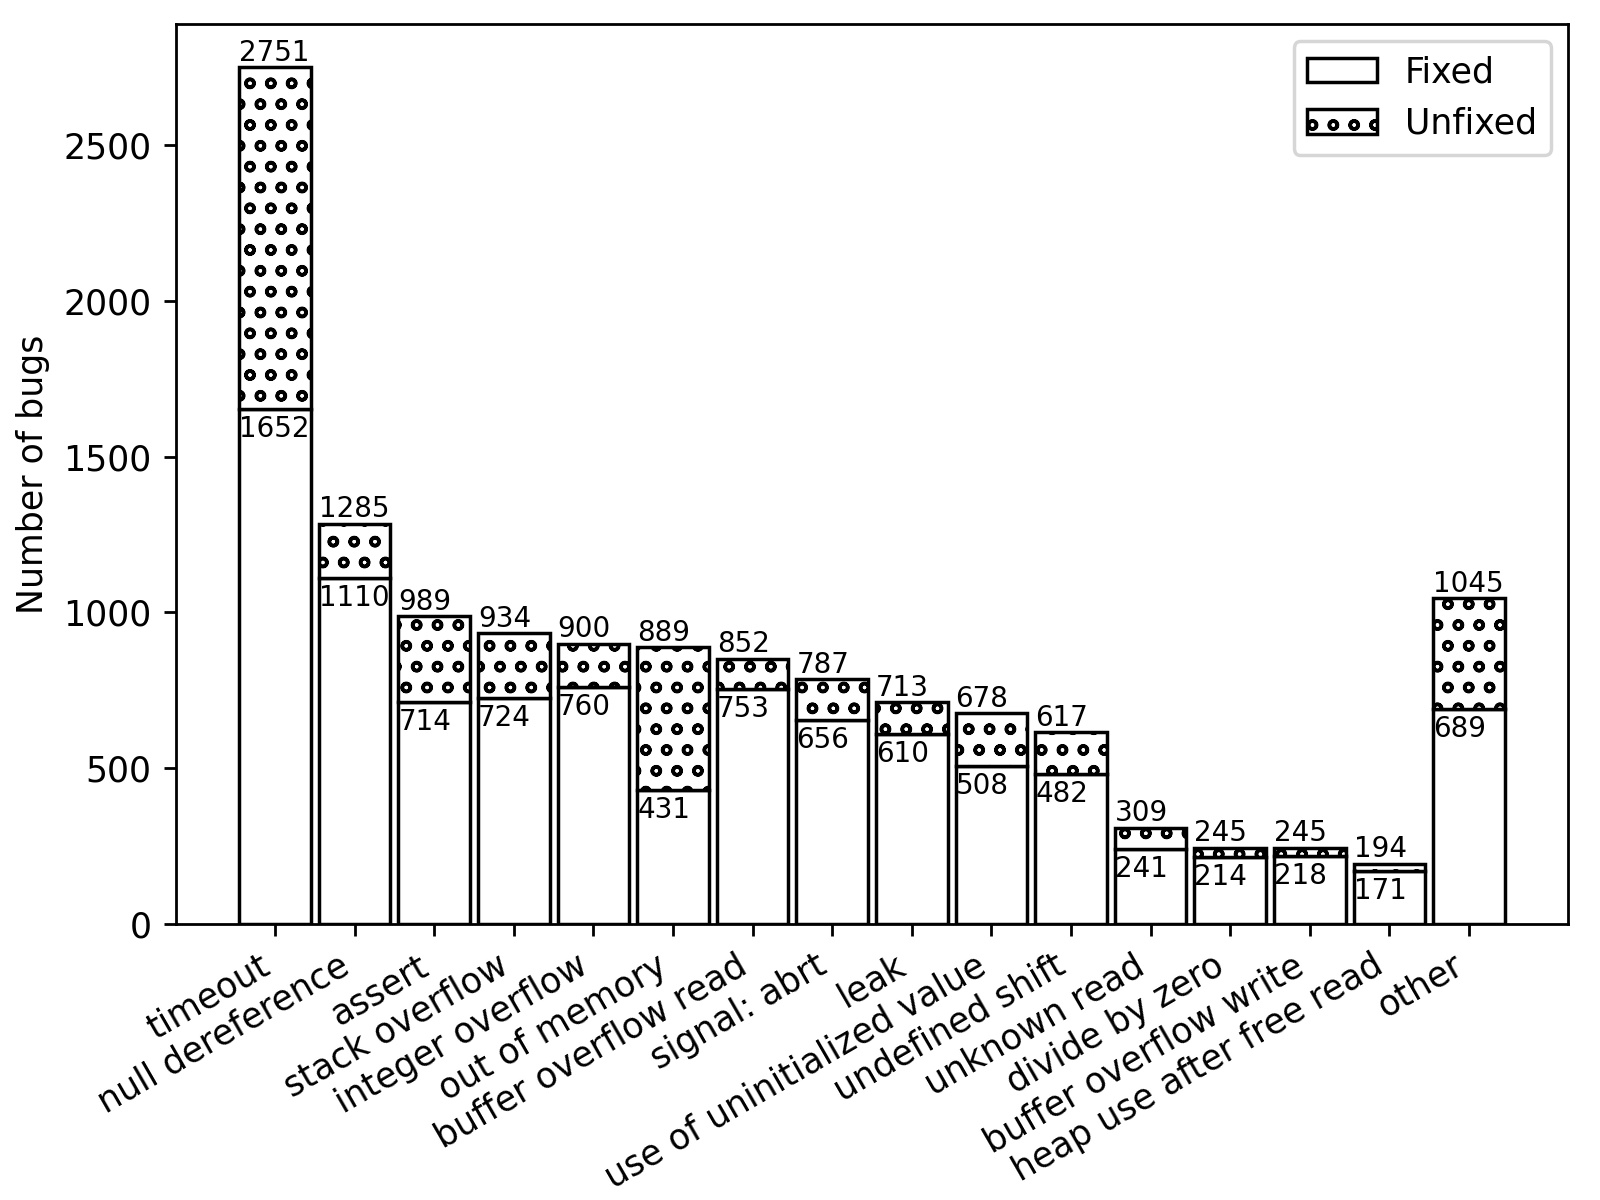

Reproduce this figure in Python.
import matplotlib.pyplot as plt

from scraped_issues_stats.utils import *

CrashType = str
def preprocess_crash_type(raw_crash_type: str) -> CrashType:
    # Normalize case and separator token (use spaces instead of dashes)
    crash_type = raw_crash_type.lower().replace('-', ' ').strip()
    # Normalize whitespace (convert multiple spaces to single space)
    crash_type = ' '.join(crash_type.split())

    # remove numerical (decimal or hex) or '{*}' suffixes
    parts = crash_type.rsplit(' ', 1)
    if len(parts) > 1:
        last_part = parts[-1]
        if last_part == '{*}' or last_part.isnumeric() or last_part.startswith('0x'):
            crash_type = parts[0]

    # empty string crash type is unknown
    if crash_type == '':
        return 'unknown'

    if crash_type == 'read' or crash_type == 'unknown crash read':
        return 'unknown read'
    if crash_type == 'write' or crash_type == 'unknown crash write':
        return 'unknown write'

    ambiguous_signal_crash_types = ['unknown signal', 'fatal signal']
    if crash_type in ambiguous_signal_crash_types:
        return f'signal: unknown'

    signal_crash_types = ['abrt', 'bus', 'ill']
    if crash_type in signal_crash_types:
        return f'signal: {crash_type}'
    if crash_type == 'abrt on unknown address':
        return 'signal: abrt'

    if 'timeout' in crash_type or crash_type == 'hang':
        return 'timeout'

    if 'out of memory' in crash_type:
        return 'out of memory'

    # Go is memory safe, so bad indexing shouldn't lead to buffer overflows
    if crash_type == 'index out of range':
        return 'index out of range in Go'

    # Normalize the flavors (heap, stack, global) of buffer overflows
    # Keep overflow reads and writes separate due to differing security impacts
    # UBSAN's index out of bounds doesn't specify whether it's read or write
    if crash_type == 'index out of bounds':
        return 'buffer overflow static bounds'
    if 'buffer' in crash_type and ('overflow' in crash_type or 'underflow' in crash_type):
        if 'read' in crash_type:
            return 'buffer overflow read'
        elif 'write' in crash_type:
            return 'buffer overflow write'
        else:
            return 'buffer overflow unknown'

    if crash_type == 'direct leak' or crash_type == 'indirect leak':
        return 'leak'

    if 'integer overflow' in crash_type:
        return 'integer overflow'

    if 'divide by zero' in crash_type:
        return 'divide by zero'

    # Normalize between read/write null dereferences
    if 'null dereference' in crash_type or 'null reference' in crash_type:
        return 'null dereference'

    # catch all case
    return crash_type


def group_by_crash_type(oss_fuzz_bugs: OSSFuzzBugIssues) -> Dict[CrashType, Collection[Issue]]:
    return group_by(oss_fuzz_bugs,
                    lambda issue: preprocess_crash_type(issue.oss_fuzz_bug_report.crash_type))


def generate_crash_type_visual(oss_fuzz_bugs: OSSFuzzBugIssues):
    from scraped_issues_stats.timeline import get_fix_timeline_stats
    nums_unfixed_bugs: List[int] = list()
    nums_fixed_bugs: List[int] = list()
    xlabels: List[str] = list()

    bugs_by_crash_type = group_by_crash_type(oss_fuzz_bugs)
    crash_types = list(bugs_by_crash_type.keys())
    crash_types.sort(key=lambda ct: -1 * len(bugs_by_crash_type[ct]))

    # keep the top N most common crash types, aggregate the rest
    N = 15
    other_crash_types = crash_types[N:]
    bugs_with_other_ct: List[Issue] = list()
    for other_ct in other_crash_types:
        bugs_with_other_ct.extend(bugs_by_crash_type[other_ct])
        del bugs_by_crash_type[other_ct]
        crash_types.remove(other_ct)
    bugs_by_crash_type['other'] = bugs_with_other_ct
    crash_types.append('other')

    for crash_tp in crash_types:
        bugs = bugs_by_crash_type[crash_tp]
        n_bugs = len(bugs)
        unfixed_bugs = get_fix_timeline_stats(bugs)[1]
        n_unfixed_bugs = len(unfixed_bugs)
        n_fixed_bugs = n_bugs - n_unfixed_bugs
        nums_unfixed_bugs.append(n_unfixed_bugs)
        nums_fixed_bugs.append(n_fixed_bugs)
        xlabels.append(crash_tp)

    # make the bar graph
    bar_width=0.9
    fixed_bars = plt.bar(xlabels, nums_fixed_bugs,
                         width=bar_width, color="white", edgecolor="black")
    unfixed_bars = plt.bar(xlabels, nums_unfixed_bugs, bottom=nums_fixed_bugs,
                           width=bar_width, color="white", edgecolor="black", hatch="oo")
    plt.ylabel('Number of bugs')
    plt.xticks(rotation=30, ha='right')
    plt.legend((fixed_bars, unfixed_bars), ("Fixed", "Unfixed"))

    # add exact numbers
    # fixed bugs
    for bar in fixed_bars:
        bar_x = bar.get_x()
        bar_ytop = bar.get_height()
        num_fixed = bar_ytop
        plt.text(bar_x, bar_ytop - 90, num_fixed, fontsize=8)
    # total bugs (fixed + unfixed)
    for bar in unfixed_bars:
        bar_x = bar.get_x()
        bar_ytop = bar.get_y() + bar.get_height()
        num_total = bar_ytop
        num_unfixed = bar.get_height()
        plt.text(bar_x, bar_ytop + 20, num_total, fontsize=8)

    plt.subplots_adjust(left=0.11, right=0.98, top=0.98, bottom=0.23)

    plt.savefig('crash_type.jpg', dpi=250)


if __name__ == '__main__':
    issues = get_all_scraped_issues()
    oss_fuzz_bugs = get_oss_fuzz_bug_reports(issues)
    print(f"Total num of OSS-Fuzz bugs analyzed: {len(oss_fuzz_bugs)}")
    generate_crash_type_visual(oss_fuzz_bugs)
